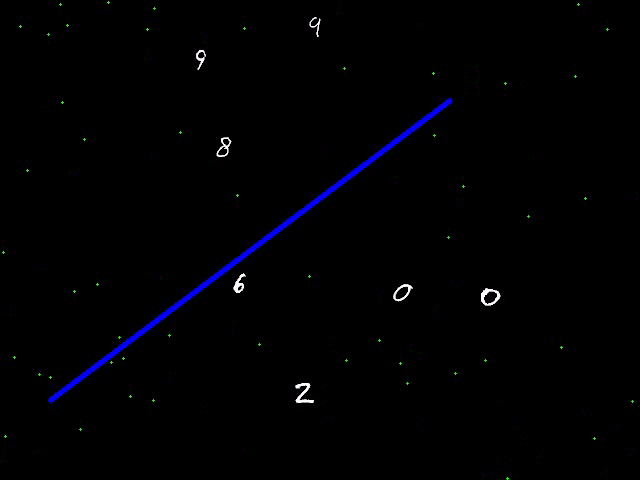
#> input picture Projekat/linija.png, 640 x 480 px
$ python HoughLineTransform.py   (Python 2 division)
#> lines starting #> are read from the running program, lines starting #| are printed output that depends on the picture
#https://stackoverflow.com/questions/39752235/python-how-to-detect-vertical-and-horizontal-lines-in-an-image-with-houghlines-w
import numpy as np
import cv2

gray = cv2.imread('linija.png')
#> gray is the input picture: shape (480, 640, 3); mean B, G, R 3.1, 0.9, 0.9
edges = cv2.Canny(gray,50,150,apertureSize = 3)
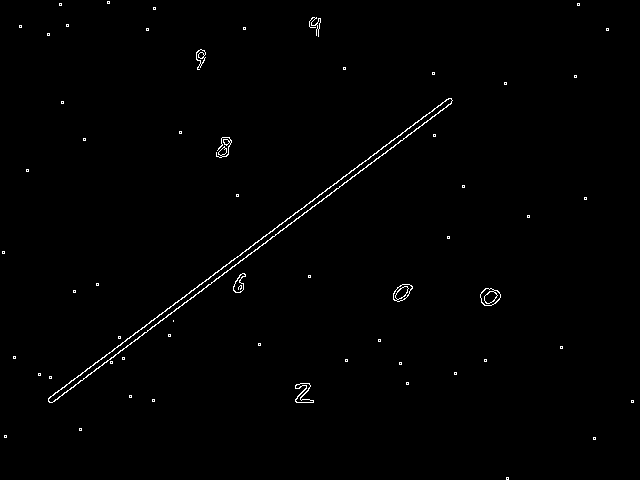
#> edges: shape (480, 640); 0.77% white in thin lines or dots
#cv2.imwrite('edges-50-150.jpg',edges)
minLineLength=100
lines = cv2.HoughLinesP(image=edges,rho=1,theta=np.pi/180, threshold=100,lines=np.array([]), minLineLength=minLineLength,maxLineGap=10)
#> lines = [[52, 402, 451, 102], [48, 399, 446, 99]]

a,b,c = lines.shape
#> a = 2; b = 1; c = 4
for i in range(a):
    cv2.line(gray, (lines[i][0][0], lines[i][0][1]), (lines[i][0][2], lines[i][0][3]), (0, 0, 255), 3, cv2.LINE_AA)
    cv2.imwrite('houghlines5.jpg',gray)
#> this loop made 2 passes
#> pass 1, `cv2.imwrite('houghlines5.jpg',gray)`:
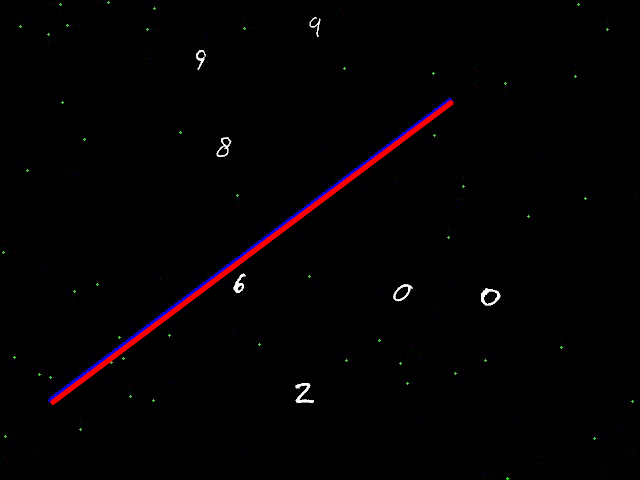
#> saved as houghlines5.jpg: shape (480, 640, 3); mean B, G, R 1.9, 0.9, 3
#> pass 2, `cv2.imwrite('houghlines5.jpg',gray)`:
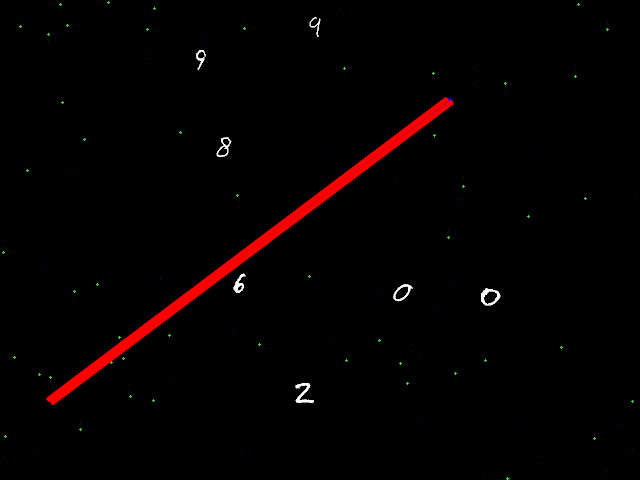
#> saved as houghlines5.jpg: shape (480, 640, 3); mean B, G, R 0.9, 0.9, 5.1

line = [(lines[0][0][0], lines[0][0][1]), (lines[0][0][2], lines[0][0][3])]
#> line = [(52, 402), (451, 102)]

print 'Koordinate linije: ' + str(line)
#| Koordinate linije: [(52, 402), (451, 102)]
